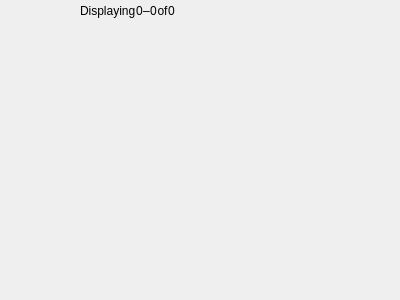
<?xml version="1.0" encoding="UTF-8"?>
<ui version="4.0">
 <class>Paginator</class>
 <widget class="QWidget" name="Paginator">
  <property name="geometry">
   <rect>
    <x>0</x>
    <y>0</y>
    <width>400</width>
    <height>300</height>
   </rect>
  </property>
  <property name="windowTitle">
   <string notr="true">Paginator</string>
  </property>
  <layout class="QVBoxLayout" name="verticalLayout">
   <property name="spacing">
    <number>6</number>
   </property>
   <property name="leftMargin">
    <number>0</number>
   </property>
   <property name="topMargin">
    <number>0</number>
   </property>
   <property name="rightMargin">
    <number>0</number>
   </property>
   <property name="bottomMargin">
    <number>0</number>
   </property>
   <item>
    <widget class="QWidget" name="header_widget" native="true">
     <property name="sizePolicy">
      <sizepolicy hsizetype="Preferred" vsizetype="Maximum">
       <horstretch>0</horstretch>
       <verstretch>0</verstretch>
      </sizepolicy>
     </property>
     <layout class="QHBoxLayout" name="horizontalLayout">
      <property name="spacing">
       <number>0</number>
      </property>
      <property name="leftMargin">
       <number>0</number>
      </property>
      <property name="topMargin">
       <number>0</number>
      </property>
      <property name="rightMargin">
       <number>0</number>
      </property>
      <property name="bottomMargin">
       <number>0</number>
      </property>
      <item>
       <widget class="TextIconButton" name="prev_page_button">
        <property name="focusPolicy">
         <enum>Qt::NoFocus</enum>
        </property>
        <property name="toolTip">
         <string>Previous page</string>
        </property>
        <property name="text">
         <string/>
        </property>
        <property name="flat">
         <bool>true</bool>
        </property>
       </widget>
      </item>
      <item>
       <widget class="TextIconButton" name="next_page_button">
        <property name="focusPolicy">
         <enum>Qt::NoFocus</enum>
        </property>
        <property name="toolTip">
         <string>Next page</string>
        </property>
        <property name="text">
         <string/>
        </property>
        <property name="flat">
         <bool>true</bool>
        </property>
       </widget>
      </item>
      <item>
       <widget class="QLabel" name="displaying_label">
        <property name="text">
         <string>Displaying</string>
        </property>
       </widget>
      </item>
      <item>
       <widget class="QLabel" name="range_lower_label">
        <property name="text">
         <string>0</string>
        </property>
       </widget>
      </item>
      <item>
       <widget class="QLabel" name="label_2">
        <property name="text">
         <string notr="true">–</string>
        </property>
       </widget>
      </item>
      <item>
       <widget class="QLabel" name="range_upper_label">
        <property name="text">
         <string>0</string>
        </property>
       </widget>
      </item>
      <item>
       <widget class="QLabel" name="of_label">
        <property name="text">
         <string>of</string>
        </property>
        <property name="alignment">
         <set>Qt::AlignCenter</set>
        </property>
       </widget>
      </item>
      <item>
       <widget class="QLabel" name="item_total_label">
        <property name="text">
         <string>0</string>
        </property>
       </widget>
      </item>
      <item>
       <spacer name="horizontalSpacer">
        <property name="orientation">
         <enum>Qt::Horizontal</enum>
        </property>
        <property name="sizeHint" stdset="0">
         <size>
          <width>40</width>
          <height>20</height>
         </size>
        </property>
       </spacer>
      </item>
     </layout>
    </widget>
   </item>
   <item>
    <widget class="QScrollArea" name="scroll_area">
     <property name="frameShape">
      <enum>QFrame::NoFrame</enum>
     </property>
     <property name="frameShadow">
      <enum>QFrame::Plain</enum>
     </property>
     <property name="lineWidth">
      <number>0</number>
     </property>
     <property name="widgetResizable">
      <bool>true</bool>
     </property>
     <widget class="QWidget" name="scroll_area_widget">
      <property name="geometry">
       <rect>
        <x>0</x>
        <y>0</y>
        <width>400</width>
        <height>265</height>
       </rect>
      </property>
     </widget>
    </widget>
   </item>
  </layout>
 </widget>
 <customwidgets>
  <customwidget>
   <class>TextIconButton</class>
   <extends>QPushButton</extends>
   <header>brainframe.client.ui.resources.ui_elements.buttons.icon_button</header>
  </customwidget>
 </customwidgets>
</ui>
